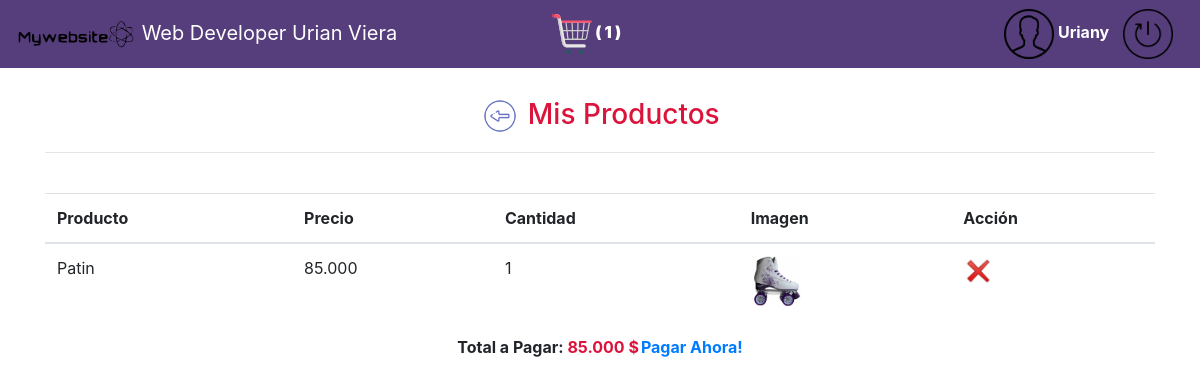
The app's page /MisProduct.php (signed in) with its own data.
### tables this page shows
CREATE TABLE `productos` (
  `id` int(10) NOT NULL,
  `name` varchar(50) DEFAULT NULL,
  `precio` varchar(50) DEFAULT NULL,
  `imagen` varchar(100) DEFAULT NULL
);

CREATE TABLE `temporalproducts` (
  `id` int(10) NOT NULL,
  `idproduct` int(100) DEFAULT NULL,
  `cantidad` varchar(20) DEFAULT NULL,
  `cod_user` varchar(20) DEFAULT NULL,
  `ip` varchar(50) DEFAULT NULL,
  `name_equipo` varchar(100) DEFAULT NULL,
  `fecha` varchar(20) DEFAULT NULL
);

### MisProduct.php (the view, shortened to what this page needs)
<?php
include('config.php');
if (isset($_SESSION['user']) != "") {
$cod_user =  $_SESSION['cod_user'];
?>
<!DOCTYPE html>
<html>
<head>
    <link rel="stylesheet" href="https://stackpath.bootstrapcdn.com/bootstrap/4.3.1/css/bootstrap.min.css">
</head>
<body>
<nav class="navbar navbar-expand-md navbar-dark bg-dark fixed-top" style="background-color: #563d7c !important;">
  <span class="navbar-brand">
      <img src="img/logo-mywebsite-urian-viera.svg" alt="Web Developer Urian Viera" width="120">
        Web Developer Urian Viera
  </span>
<table style="width: 70%;">
    <tr>
        <th style="text-align: center; width: 45%;">
            <strong id="resp" style="color: #fefefe;">
                <a href="MisProduct.php" title="">
                    <img src="img/a.svg" style="width: 40px;" alt="">
                </a>
            (
                <?php
                if (isset($_SESSION['user']) != "") {
                $cod_user =  $_SESSION['cod_user'];
                $Product = ("SELECT SUM( cantidad ) AS cantidaP FROM temporalproducts WHERE cod_user='".$cod_user."' ");
                $MisProducts = mysqli_query($con, $Product);
                $arrayProd = mysqli_fetch_array($MisProducts);
                echo ($arrayProd['cantidaP'] + 0 );
                  }else{
                    echo "0";
                } ?>
            )
            </strong>
        </th>
        <th>
            <div style="float: right">
            <?php if (isset($_SESSION['user']) != "") { ?>
            <img src="img/user.png" alt="" style="width: 50px;">
            <span style="color: white"><?php  echo ucwords($_SESSION['user']); ?></span>
            <a href="salir.php" style="padding: 0px 10px;">
                <img src="img/exit.png" alt="" style="width: 50px;">
            </a>
            <?php } ?>
            </div>
        </th>
    </tr>
</table>
</nav>
<br><br>
<br><br>
<div class="container">
<h3 class="text-center" style="color: Crimson;">
<a href="index.php" title="">
    <img src="img/volver.png" style="width: 40px;" alt="">
</a>
Mis Productos</h3>
<hr>
<br>
<table class="table">
  <thead>
    <tr>
      <th scope="col">Producto</th>
      <th scope="col">Precio</th>
      <th scope="col">Cantidad</th>
      <th scope="col">Imagen</th>
      <th scope="col">Acción</th>
    </tr>
  </thead>
  <tbody>
<?php
$ConsultarProduct = ("
SELECT
    p.id,
    p.name,
    p.precio,
    p.imagen,
    t.idproduct,
    t.cantidad,
    t.cod_user
FROM productos p, temporalproducts t WHERE p.id=t.idproduct AND t.cod_user='".$cod_user."' ");
$jqueryProduct = mysqli_query($con, $ConsultarProduct);
while ($Product = mysqli_fetch_array($jqueryProduct)) { ?>
    <tr>
        <td><?php echo $Product['name'];  ?></td>
        <td><?php echo number_format($Product['precio'], 0, ",", "."); ?></td>
        <td><?php echo $Product['cantidad'];  ?></td>
        <td><img src="<?php echo $Product['imagen']; ?>" alt="" style='width:50px; text-align: center;'></td>
        <td>
            <form action="deletProd.php" id="<?php echo $Product['id'];  ?>" method="POST">
                <a href="#" class="btn-delete">
                    <img src="img/closed.png" alt="" style="width: 30px;">
                </a>
            </form>
        </td>
</tr>
<?php } ?>
</tbody>
</table>
</div>
<?php
$SqlTotal = ("
SELECT
    p.id,
    t.idproduct,
    t.cod_user,
    SUM( p.precio ) AS TotalPagar
FROM productos p, temporalproducts t WHERE p.id=t.idproduct AND t.cod_user='".$cod_user."' ");
$jqueryTotal = mysqli_query($con, $SqlTotal);
$arrayTotal = mysqli_fetch_array($jqueryTotal);
?>
<center>
<table>
    <tr>
        <th colspan="4" id="totalPrecio">
            <?php echo "Total a Pagar: <span style='color:crimson;'>". number_format($arrayTotal['TotalPagar'], 0, ",", ".")." $ </span>"; ?>
        </th>
        <th colspan="4">
            <a href="pagar.php?total=<?php echo $arrayTotal['TotalPagar']; ?>&cod_user=<?php echo $cod_user; ?>" class="boton"> Pagar Ahora! </a>
        </th>
    </tr>
</table>
</center>
<br><br>
<br><br>
</body>
</html>
<?php } ?>

### records on screen
productos: name "Patin", precio "85.000", temporalproducts.cantidad "1", imagen (picture)

### other values on screen
$arrayProd['cantidaP'] + 0 "1"
$_SESSION['user'] "Uriany"
$arrayTotal['TotalPagar'] "85.000"
